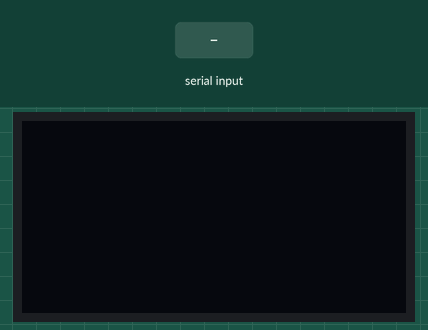
A program run on a simulated ESP32. Shown: 128×64 one-colour display. The inputs (shaded band) are chosen by the test bench.

Above: at 1.2 s.
1.3 s: "90|45|200\n" received over Serial
At 1.7 s:
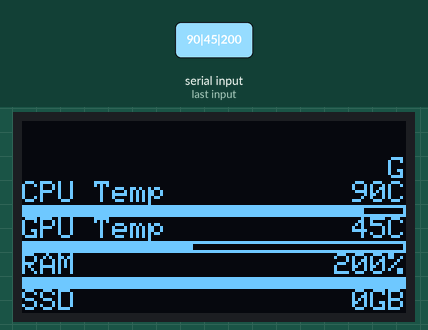
2.8 s: "30|150|10\n" received over Serial
At 4.0 s:
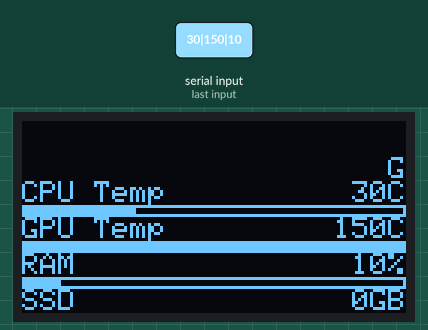
4.3 s: "90|45|200|10|150|30\n" received over Serial
At 5.2 s:
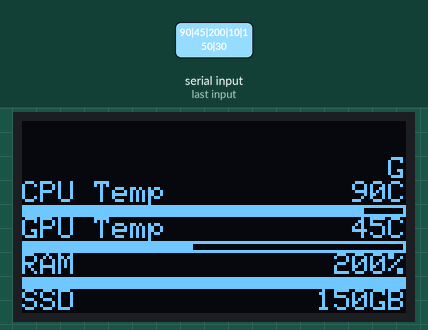
5.8 s: "90|45\n" received over Serial
At 6.3 s:
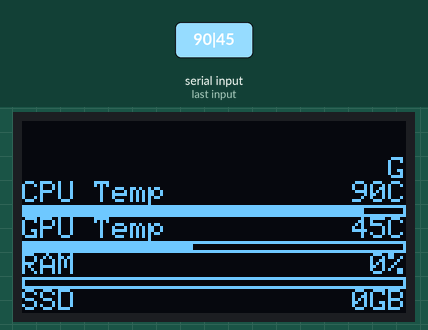
7.3 s: "1\n" received over Serial
At 8.5 s:
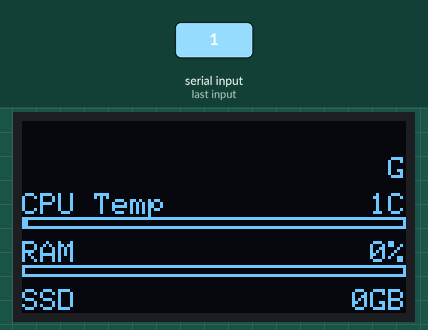
8.8 s: "90|45|200|10\n" received over Serial
At 9.8 s:
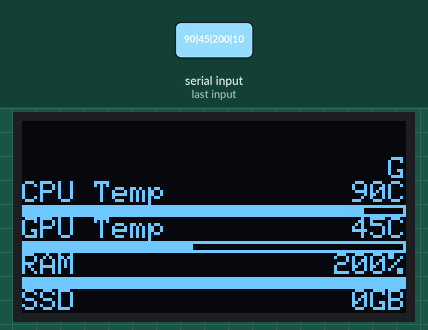
Timing chart, 0 to 11.3 s (numbered marks = the images above; inputs shaded):
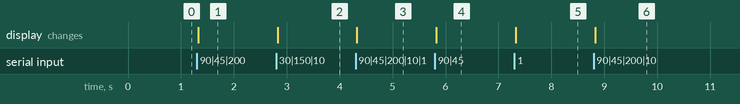

The program:

main.cpp
```cpp
#include <Arduino.h>
#include <Wire.h>
#include <Adafruit_GFX.h>
#include <Adafruit_SSD1306.h>

#define SCREEN_WIDTH 128
#define SCREEN_HEIGHT 64

#define I2C_SCL 32
#define I2C_SDA 33

Adafruit_SSD1306 display(SCREEN_WIDTH, SCREEN_HEIGHT, &Wire, -1);

void setup() {
  Serial.begin(115200);
  Wire.begin(I2C_SDA, I2C_SCL);

  if(!display.begin(SSD1306_SWITCHCAPVCC, 0x3C)) {
    Serial.println(F("SSD1306 allocation failed"));
    for(;;);
  }
  display.clearDisplay();
  display.setTextColor(SSD1306_WHITE);
}

// Thick 4px bar with dynamic vertical padding (gap) applied
void drawProperBarRow(String title, String value, int percent, int &y, int gap) {
  display.setCursor(0, y);
  display.print(title);

  int valX = 128 - (value.length() * 6);
  display.setCursor(valX, y);
  display.print(value);

  // Track starts just below the text
  display.drawRect(0, y + 8, 128, 4, SSD1306_WHITE);

  // Solid 2px inner fill
  int fillW = (percent * 126) / 100;
  if (fillW > 0) {
    display.fillRect(1, y + 9, fillW, 2, SSD1306_WHITE);
  }

  // Advance by its base height (12) + the dynamic gap
  y += 12 + gap;
}

// Clean text row with dynamic vertical padding (gap) applied
void drawTextRow(String title, String value, int &y, int gap) {
  display.setCursor(0, y);
  display.print(title);

  int valX = 128 - (value.length() * 6);
  display.setCursor(valX, y);
  display.print(value);

  // Advance by its base height (8) + the dynamic gap
  y += 8 + gap;
}

// Phone-style battery icon
void drawBattery(int x, int y, int percent, bool charging) {
  display.drawRect(x, y, 16, 8, SSD1306_WHITE);
  display.fillRect(x + 16, y + 2, 2, 4, SSD1306_WHITE);
  int fillW = (percent * 14) / 100;
  display.fillRect(x + 1, y + 1, fillW, 6, SSD1306_WHITE);
  if (charging) {
    display.setCursor(x - 8, y);
    display.print("+");
  }
}

void loop() {
  if (Serial.available() > 0) {
    String data = Serial.readStringUntil('\n');

    String p[12];
    int start = 0;
    for (int i = 0; i < 12; i++) {
      int idx = data.indexOf('|', start);
      if (idx == -1) {
        p[i] = data.substring(start);
        break;
      }
      p[i] = data.substring(start, idx);
      start = idx + 1;
    }

    int cpuT = p[0].toInt();
    int gpuT = p[1].toInt();
    int ram = p[2].toInt();
    int ssdPct = p[3].toInt();
    int ssdFree = p[4].toInt();
    int fan = p[5].toInt();
    int bat = p[6].toInt();
    int chg = p[7].toInt();
    String timeStr = p[8];
    String cpuName = p[9];
    String cpuClock = p[10];
    int clockPct = p[11].toInt();

    display.clearDisplay();
    display.setTextSize(1);

    // ==========================================
    // TOP STATUS BAR (Clean, no lines)
    // ==========================================
    display.setCursor(0, 0);
    display.print(timeStr);
    if (bat > 0) drawBattery(108, 0, bat, (chg == 1));

    // ==========================================
    // DYNAMIC SPACING CALCULATOR
    // ==========================================
    bool hasGpu = (gpuT > 0 && gpuT != cpuT);
    bool hasFan = (fan > 0);

    // Base setup: Header (8px), CPU (12px), RAM (12px), SSD (8px)
    int activeRows = 4;
    int totalHeight = 40;

    if (hasGpu) { activeRows++; totalHeight += 12; }
    if (hasFan) { activeRows++; totalHeight += 8; }

    // Calculate how many pixels of empty space remain on the screen
    // The list now starts at Y=12 for a bit of extra top padding
    int availableSpace = 64 - 12;
    int gap = 0;
    if (availableSpace > totalHeight && activeRows > 1) {
      gap = (availableSpace - totalHeight) / (activeRows - 1);
    }

    // ==========================================
    // DYNAMIC UNIFIED LIST
    // ==========================================
    int curr_y = 12; // Start slightly lower now that the line is gone

    // 1. CPU Name & Clock Speed blocks
    display.setCursor(0, curr_y);
    display.print(cpuName);

    String clockStr = cpuClock + "G";
    int clkX = 128 - (clockStr.length() * 6);
    display.setCursor(clkX, curr_y);
    display.print(clockStr);

    int blockX = (cpuName.length() * 6) + 4;
    int blockW = clkX - blockX - 4;
    int numBars = blockW / 4;
    int activeBars = (clockPct * numBars) / 100;

    for (int i = 0; i < numBars; i++) {
      if (i < activeBars) {
         int barH = map(i, 0, numBars - 1, 2, 6);
         int bX = blockX + (i * 4);
         int bY = curr_y + 7 - barH;
         display.fillRect(bX, bY, 3, barH, SSD1306_WHITE);
      }
    }
    curr_y += 8 + gap;

    // 2. CPU Temp (Thick Bar)
    drawProperBarRow("CPU Temp", String(cpuT) + "C", cpuT, curr_y, gap);

    // 3. GPU Temp (Thick Bar)
    if (hasGpu) {
      drawProperBarRow("GPU Temp", String(gpuT) + "C", gpuT, curr_y, gap);
    }

    // 4. RAM (Thick Bar)
    drawProperBarRow("RAM", String(ram) + "%", ram, curr_y, gap);

    // 5. SSD (Text Only)
    drawTextRow("SSD", String(ssdFree) + "GB", curr_y, gap);

    // 6. FAN (Text Only)
    if (hasFan) {
      drawTextRow("FAN", String(fan) + " RPM", curr_y, 0);
    }

    display.display();
  }
}
```

Measured:
- after the input at 1.3 s, the display: changes at once (image 1)
- after the input at 2.8 s, the display: changes at once (image 2)
- after the input at 4.3 s, the display: changes at once (image 3)
- after the input at 5.8 s, the display: changes at once (image 4)
- after the input at 7.3 s, the display: changes at once (image 5)
- after the input at 8.8 s, the display: changes at once (image 6)
